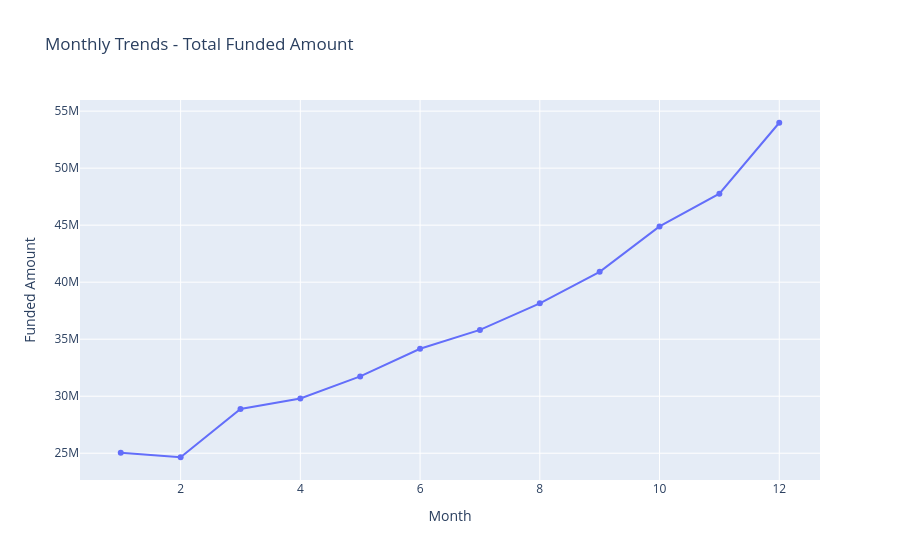

Notebook cell for this chart:
### Markdown cell above
#### Monthly Trends-Total Funded Amount

### Code cell
fig = px.line(
    monthly_data,
    x='Month_Number',
    y='Total_Funded_Amount',                                
    markers=True,
    title='Monthly Trends - Total Funded Amount'
)

fig.update_layout(
    xaxis_title='Month',
    yaxis_title='Funded Amount'
)

fig.show()

### Figure 1 — Plotly figure (JSON) as saved in the notebook; plotly's stock layout.template omitted (floating-point values rounded to 4 significant figures)
{"data": [{"hovertemplate": "Month_Number=%{x}<br>Total_Funded_Amount=%{y}<extra></extra>", "legendgroup": "", "line": {"color": "#636efa", "dash": "solid"}, "marker": {"symbol": "circle"}, "mode": "lines+markers", "name": "", "orientation": "v", "showlegend": false, "type": "scatter", "x": [1, 2, 3, 4, 5, 6, 7, 8, 9, 10, 11, 12], "xaxis": "x", "y": [25031650, 24647825, 28875700, 29800800, 31738350, 34161475, 35813900, 38149600, 40907725, 44893800, 47754825, 53981425], "yaxis": "y"}], "layout": {"legend": {"tracegroupgap": 0}, "title": {"text": "Monthly Trends - Total Funded Amount"}, "xaxis": {"anchor": "y", "domain": [0, 1], "title": {"text": "Month"}}, "yaxis": {"anchor": "x", "domain": [0, 1], "title": {"text": "Funded Amount"}}}}
